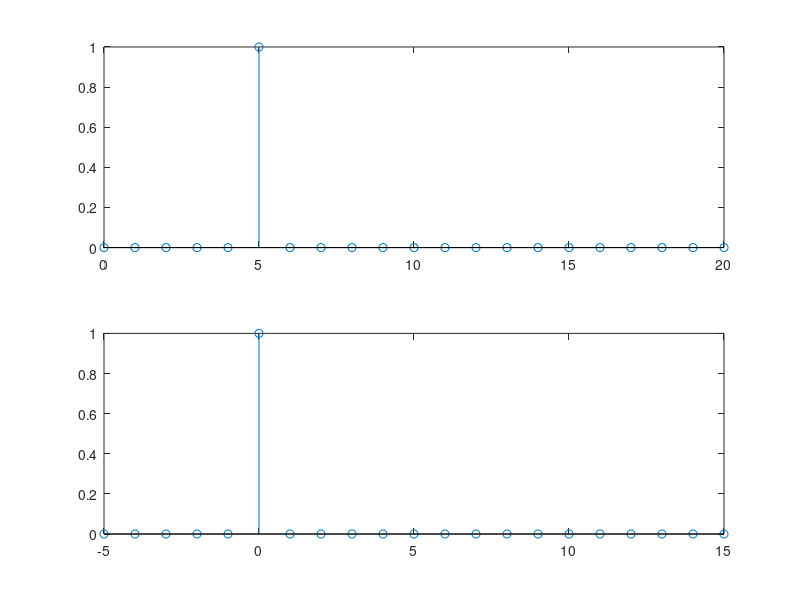
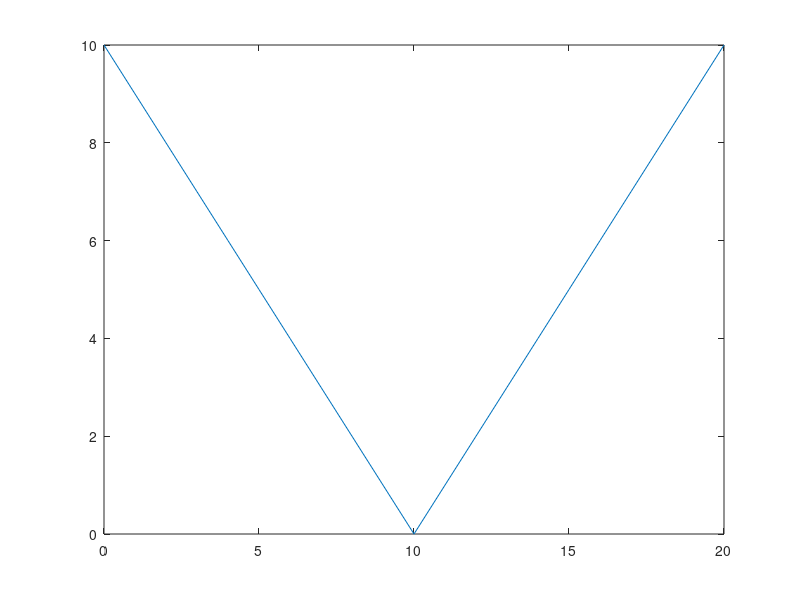
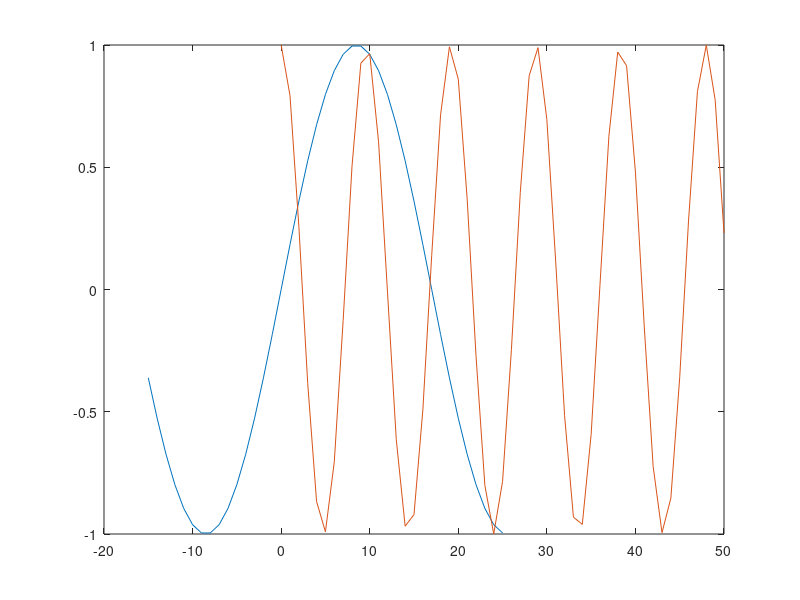
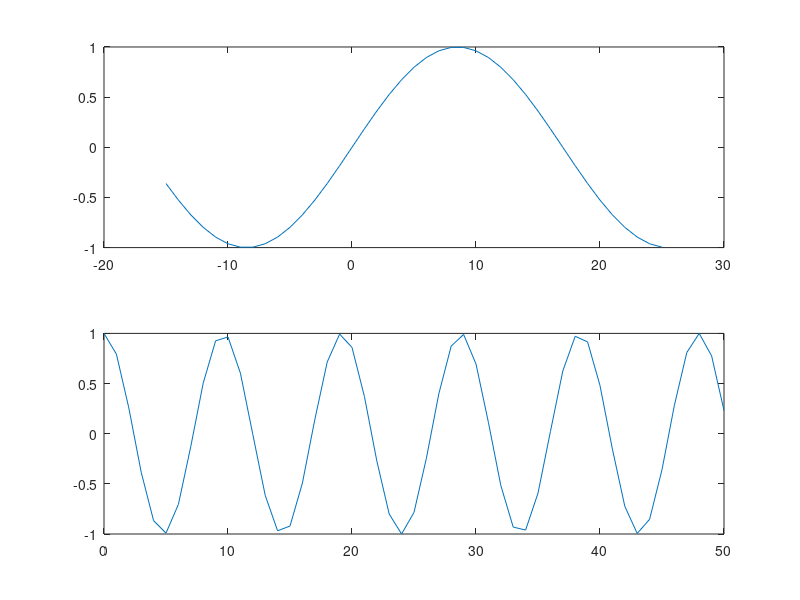

Here is the MATLAB script that generated these plots, in order:
%a
z=[0,0,0,0,0,1,0,0,0,0,0,0,0,0,0,0,0,0,0,0,0];
n=0:20;
m=-5:15;
figure(1);
subplot(2,1,1);
stem(n,z); %se reprezinta grafic z in functie de n
subplot(2,1,2);
stem(m,z); %se reprezinta grafic z in functie de m

%b
t=abs(10-n);
figure(2);
plot(n,t); 

%c
n1=-15:25
x1=sin((pi/17)*n1);
n2=0:50
x2=cos((pi/sqrt(23))*n2)

figure(3);
plot(n1,x1)
hold on; %se foloseste pentru ca cele doua functii sa fie reprezentate in acelasi sistem de axe
plot(n2,x2)
hold off;

%se reprezinta grafic ca o functie continua 
figure(4);
subplot(2,1,1);
plot(n1,x1); 
subplot(2,1,2);
plot(n2,x2); 

%se reprezinta grafic ca o functie discreta cu ajutorul functiei stem
figure(5);
subplot(2,1,1);
stem(n1,x1); 
subplot(2,1,2);
stem(n2,x2); 

